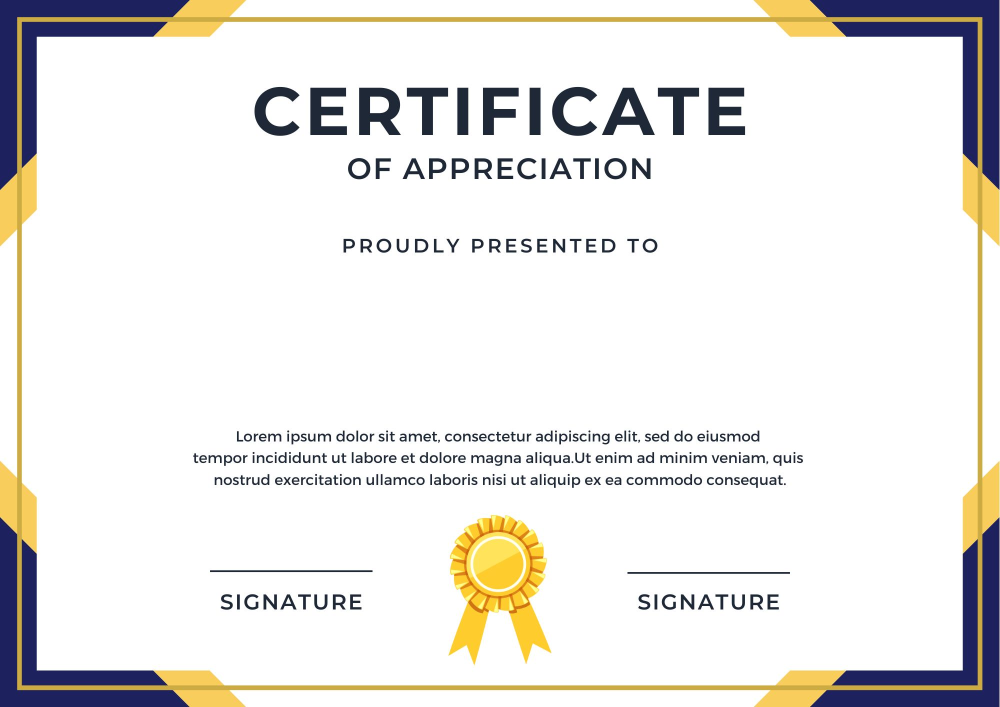
#> input picture Certificate Template neww.jpg, 2000 x 1414 px, found by its file name (shown at 1/2 size)
$ python main.py
#> lines starting #> are read from the running program, lines starting #| are printed output that depends on the picture; after the words box and inside, x2 and y2 are one past the last pixel; in counts of white or black regions, pixels touching at a corner belong together
import cv2
list_names =['Tejas','Arjun','Abhinav','Jack','Anirudh','Konda']

for index, name in enumerate(list_names):
	template =cv2.imread('C:\\Users\\user\\OneDrive\\Desktop\\Certificate Template neww.jpg')
#> template is the input picture: shape (1414, 2000, 3); mean B, G, R 229.6, 232.4, 234.1
	cv2.putText(template,name,(817,709),cv2.FONT_HERSHEY_COMPLEX,4,(0,0,0),4)
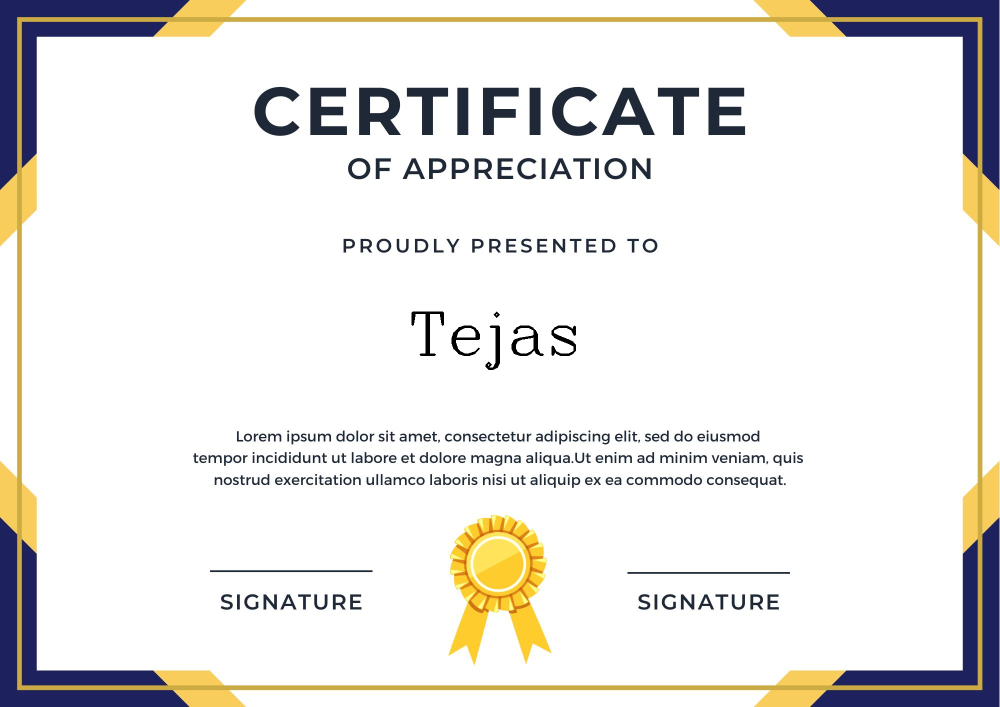
#> template: shape (1414, 2000, 3) (shown at 1/2 size); 0.22% of pixels changed, all inside (x1, y1, x2, y2) = (823, 623, 1152, 740)
	cv2.imwrite(r'C:\Users\user\OneDrive\Desktop\Generated-Certificates\ {}.jpg'.format(name.strip()),template)
	print('Processing Certificate {}/{}'.format(index+1,len(list_names)))
